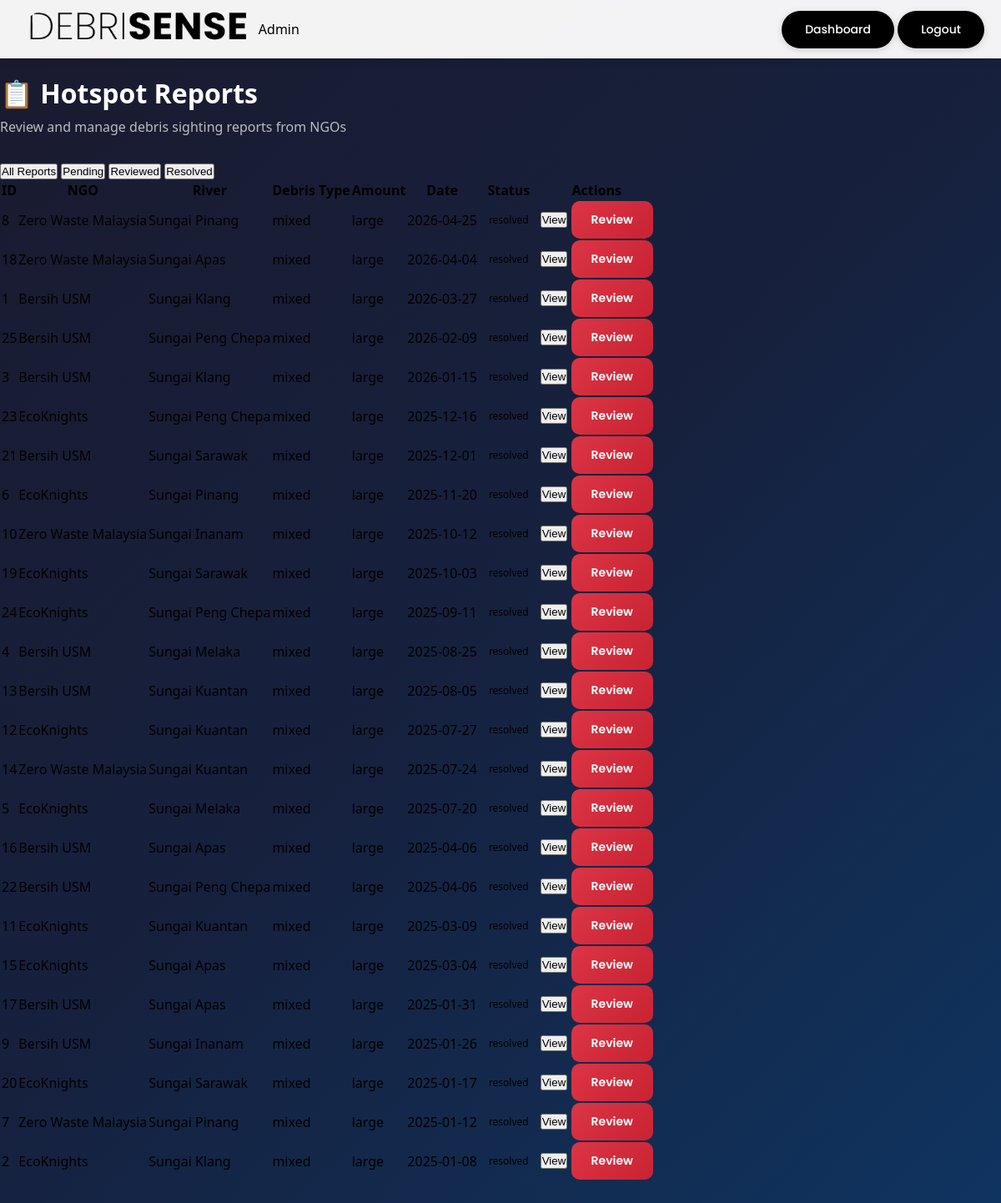
Page /admin/reports (signed in) on the committed database.
### models.py (models this page shows, shortened)
class HotspotReport(db.Model):
    __tablename__ = 'hotspot_reports'
    id = db.Column(db.Integer, primary_key=True)
    user_id = db.Column(db.Integer, db.ForeignKey('users.id'), nullable=True) # NGO User
    river_id = db.Column(db.Integer, db.ForeignKey('rivers.id'), nullable=False)
    debris_type = db.Column(db.String(50), nullable=False)  # plastic, organic, household, industrial, mixed
    estimated_amount = db.Column(db.String(50), nullable=False)  # small, medium, large, massive
    plastic_amount = db.Column(db.Float, nullable=True, default=0.0)
    organic_amount = db.Column(db.Float, nullable=True, default=0.0)
    household_amount = db.Column(db.Float, nullable=True, default=0.0)
    industrial_amount = db.Column(db.Float, nullable=True, default=0.0)
    others_amount = db.Column(db.Float, nullable=True, default=0.0)
    snapshot_rainfall = db.Column(db.Float, nullable=True)
    snapshot_wind_speed = db.Column(db.Float, nullable=True)
    snapshot_tide_level = db.Column(db.Float, nullable=True)
    snapshot_water_flow = db.Column(db.Float, nullable=True)
    snapshot_estimated_payload = db.Column(db.Float, nullable=True)
    description = db.Column(db.Text, nullable=True)
    photo = db.Column(db.String(255), nullable=True)
    latitude = db.Column(db.Float, nullable=True)
    longitude = db.Column(db.Float, nullable=True)
    status = db.Column(db.String(20), default='pending')  # pending, reviewed, resolved
    admin_notes = db.Column(db.Text, nullable=True)
    reviewed_by = db.Column(db.Integer, db.ForeignKey('admins.id'), nullable=True)
    reviewed_at = db.Column(db.DateTime, nullable=True)
    reported_at = db.Column(db.DateTime, default=datetime.utcnow)
    sighting_date = db.Column(db.DateTime, nullable=True)
    user = db.relationship('User', backref=db.backref('hotspot_reports', lazy='dynamic'))
    river = db.relationship('River', backref=db.backref('reports', lazy='dynamic'))

class User(UserMixin, db.Model):
    __tablename__ = 'users'
    id = db.Column(db.Integer, primary_key=True)
    email = db.Column(db.String(150), unique=True, nullable=False, index=True)
    password_hash = db.Column(db.String(256), nullable=False)
    ngo_name = db.Column(db.String(150), nullable=False)
    phone = db.Column(db.String(20), nullable=True)
    address = db.Column(db.Text, nullable=True)
    profile_image = db.Column(db.String(255), nullable=True, default='default_profile.png')
    is_active = db.Column(db.Boolean, default=True)
    is_verified = db.Column(db.Boolean, default=False)
    created_at = db.Column(db.DateTime, default=datetime.utcnow)
    updated_at = db.Column(db.DateTime, default=datetime.utcnow, onupdate=datetime.utcnow)

class River(db.Model):
    __tablename__ = 'rivers'
    id = db.Column(db.Integer, primary_key=True)
    name = db.Column(db.String(150), nullable=False)
    latitude = db.Column(db.Float, nullable=False)
    longitude = db.Column(db.Float, nullable=False)
    info = db.Column(db.Text, nullable=True)
    image = db.Column(db.String(255), nullable=True)
    admin_id = db.Column(db.Integer, db.ForeignKey('admins.id'), nullable=True)
    date_added = db.Column(db.DateTime, default=datetime.utcnow)
    is_active = db.Column(db.Boolean, default=True)
    state = db.Column(db.String(100), nullable=True)  # Malaysian state
    district = db.Column(db.String(100), nullable=True)
    land_use = db.Column(db.String(50), nullable=True, default='urban')

### app.py (the view)
@app.route('/admin/reports')
@admin_required
def admin_reports():
    reports = HotspotReport.query.order_by(HotspotReport.reported_at.desc()).all()
    return render_template('admin_reports.html', reports=reports, admin=current_user)

### app.py (called while the page is built)
@login_manager.user_loader
def load_user(user_id):
    if user_id.startswith('admin_'):
        admin_id = int(user_id.replace('admin_', ''))
        return Admin.query.get(admin_id)
    elif user_id.startswith('user_'):
        ngo_id = int(user_id.replace('user_', ''))
        return User.query.get(ngo_id)
    return None

def admin_required(f):
    @wraps(f)
    def decorated_function(*args, **kwargs):
        if not current_user.is_authenticated:
            flash('Please log in as admin to access this page.', 'warning')
            return redirect(url_for('admin_login'))
        if not isinstance(current_user, Admin):
            flash('Access denied. Admin privileges required.', 'error')
            return redirect(url_for('index'))
        return f(*args, **kwargs)
    return decorated_function

### templates/admin_reports.html (shortened to what this page needs)
<!DOCTYPE html>
<html lang="en">
<head>
    <link rel="stylesheet" href="{{ url_for('static', filename='css/style.css') }}">
    <link rel="stylesheet" href="{{ url_for('static', filename='css/admin_pages.css') }}">
</head>
<body class="admin-page">
    <nav class="navbar">
        <div class="navbar-container">
            <div class="navbar-logo">
                <a href="{{ url_for('admin_dashboard') }}">
                    <img src="{{ url_for('static', filename='img/debrisenseLogo.png') }}" alt="DebriSense Logo">
                </a>
                <span class="admin-badge">Admin</span>
            </div>
            <div class="navbar-actions">
                <a href="{{ url_for('admin_dashboard') }}" class="navbar-btn">Dashboard</a>
                <a href="{{ url_for('admin_logout') }}" class="navbar-btn logout-btn">Logout</a>
            </div>
        </div>
    </nav>
    <div class="admin-content">
        <div class="page-header">
            <h1>📋 Hotspot Reports</h1>
            <p>Review and manage debris sighting reports from NGOs</p>
        </div>
        <div class="filter-tabs">
            <button class="filter-tab active" data-status="all">All Reports</button>
            <button class="filter-tab" data-status="pending">Pending</button>
            <button class="filter-tab" data-status="reviewed">Reviewed</button>
            <button class="filter-tab" data-status="resolved">Resolved</button>
        </div>
        <div class="table-container">
            <table class="data-table">
                <thead>
                    <tr>
                        <th>ID</th>
                        <th>NGO</th>
                        <th>River</th>
                        <th>Debris Type</th>
                        <th>Amount</th>
                        <th>Date</th>
                        <th>Status</th>
                        <th>Actions</th>
                    </tr>
                </thead>
                <tbody id="reports-tbody">
                    {% for report in reports %}
                    <tr data-status="{{ report.status }}">
                        <td>{{ report.id }}</td>
                        <td>{{ report.user.ngo_name if report.user else 'Unknown' }}</td>
                        <td>{{ report.river.name if report.river else 'Unknown' }}</td>
                        <td>{{ report.debris_type }}</td>
                        <td>{{ report.estimated_amount }}</td>
                        <td>{{ report.reported_at.strftime('%Y-%m-%d') if report.reported_at else '' }}</td>
                        <td>
                            <span class="status-badge status-{{ report.status }}">{{ report.status }}</span>
                        </td>
                        <td>
                            <button class="btn-action" onclick="viewReport({{ report.id }})">View</button>
                            <button class="btn-action btn-primary" onclick="reviewReport({{ report.id }})">Review</button>
                        </td>
                    </tr>
                    {% endfor %}
                </tbody>
            </table>
        </div>
    </div>
</body>
</html>

### static/css/style.css (style rules this page uses)
* { margin: 0; padding: 0; box-sizing: border-box; }
html, body { min-height: 100%; width: 100%; font-family: 'Segoe UI', Tahoma, Geneva, Verdana, sans-serif; overflow-x: hidden; }
html:not(:has(#map)), body:not(:has(#map)) { overflow-y: auto; }
.navbar { position: fixed; top: 0; left: 0; width: 100%; height: 70px; background: rgba(255, 255, 255, 0.95); box-shadow: 0 2px 10px rgba(0, 0, 0, 0.1); z-index: 1000; -webkit-backdrop-filter: blur(10px); backdrop-filter: blur(10px); }
.navbar-container { display: flex; align-items: center; justify-content: space-between; height: 100%; padding: 0 20px; max-width: 100%; }
.navbar-logo { display: flex; align-items: center; }
.navbar-logo img { height: 50px; width: auto; object-fit: contain; }
.navbar-btn { background-color: #000000; color: #ffffff; font-family: 'Poppins', sans-serif; font-size: 14px; font-weight: 500; padding: 12px 28px; border: none; border-radius: 50px; cursor: pointer; transition: all 0.3s ease; box-shadow: 0 2px 8px rgba(0, 0, 0, 0.15); text-decoration: none; display: inline-flex; align-items: center; justify-content: center; }

### static/css/admin_pages.css (style rules this page uses)
.admin-page { background: linear-gradient(135deg, #1a1a2e 0%, #16213e 50%, #0f3460 100%); min-height: 100vh; }
.admin-content { padding-top: 90px; padding-bottom: 40px; }
.page-header { margin-bottom: 30px; }
.page-header h1 { font-size: 32px; font-weight: 700; color: white; margin-bottom: 8px; }
.page-header p { color: rgba(255, 255, 255, 0.7); font-size: 16px; }
.status-badge { display: inline-block; padding: 4px 12px; border-radius: 20px; font-size: 12px; font-weight: 500; }
.btn-primary { display: inline-flex; align-items: center; gap: 8px; background: linear-gradient(135deg, #dc3545 0%, #c82333 100%); color: white; border: none; padding: 12px 24px; border-radius: 10px; font-size: 14px; font-weight: 600; cursor: pointer; text-decoration: none; transition: transform 0.3s ease, box-shadow 0.3s ease; font-family: 'Poppins', sans-serif; }

### rows in the picture
HotspotReport: id "8", user "Zero Waste Malaysia", river "Sungai Pinang", debris_type "mixed", estimated_amount "large", reported_at "2026-04-25", status "resolved"
HotspotReport: id "18", user "Zero Waste Malaysia", river "Sungai Apas", debris_type "mixed", estimated_amount "large", reported_at "2026-04-04", status "resolved"
HotspotReport: id "1", user "Bersih USM", river "Sungai Klang", debris_type "mixed", estimated_amount "large", reported_at "2026-03-27", status "resolved"
HotspotReport: id "25", user "Bersih USM", river "Sungai Peng Chepa", debris_type "mixed", estimated_amount "large", reported_at "2026-02-09", status "resolved"
HotspotReport: id "3", user "Bersih USM", river "Sungai Klang", debris_type "mixed", estimated_amount "large", reported_at "2026-01-15", status "resolved"
HotspotReport: id "23", user "EcoKnights", river "Sungai Peng Chepa", debris_type "mixed", estimated_amount "large", reported_at "2025-12-16", status "resolved"
HotspotReport: id "21", user "Bersih USM", river "Sungai Sarawak", debris_type "mixed", estimated_amount "large", reported_at "2025-12-01", status "resolved"
HotspotReport: id "6", user "EcoKnights", river "Sungai Pinang", debris_type "mixed", estimated_amount "large", reported_at "2025-11-20", status "resolved"
HotspotReport: id "10", user "Zero Waste Malaysia", river "Sungai Inanam", debris_type "mixed", estimated_amount "large", reported_at "2025-10-12", status "resolved"
HotspotReport: id "19", user "EcoKnights", river "Sungai Sarawak", debris_type "mixed", estimated_amount "large", reported_at "2025-10-03", status "resolved"
HotspotReport: id "24", user "EcoKnights", river "Sungai Peng Chepa", debris_type "mixed", estimated_amount "large", reported_at "2025-09-11", status "resolved"
HotspotReport: id "4", user "Bersih USM", river "Sungai Melaka", debris_type "mixed", estimated_amount "large", reported_at "2025-08-25", status "resolved"
HotspotReport: id "13", user "Bersih USM", river "Sungai Kuantan", debris_type "mixed", estimated_amount "large", reported_at "2025-08-05", status "resolved"
HotspotReport: id "12", user "EcoKnights", river "Sungai Kuantan", debris_type "mixed", estimated_amount "large", reported_at "2025-07-27", status "resolved"
HotspotReport: id "14", user "Zero Waste Malaysia", river "Sungai Kuantan", debris_type "mixed", estimated_amount "large", reported_at "2025-07-24", status "resolved"
HotspotReport: id "5", user "EcoKnights", river "Sungai Melaka", debris_type "mixed", estimated_amount "large", reported_at "2025-07-20", status "resolved"
HotspotReport: id "16", user "Bersih USM", river "Sungai Apas", debris_type "mixed", estimated_amount "large", reported_at "2025-04-06", status "resolved"
HotspotReport: id "22", user "Bersih USM", river "Sungai Peng Chepa", debris_type "mixed", estimated_amount "large", reported_at "2025-04-06", status "resolved"
HotspotReport: id "11", user "EcoKnights", river "Sungai Kuantan", debris_type "mixed", estimated_amount "large", reported_at "2025-03-09", status "resolved"
HotspotReport: id "15", user "EcoKnights", river "Sungai Apas", debris_type "mixed", estimated_amount "large", reported_at "2025-03-04", status "resolved"
HotspotReport: id "17", user "Bersih USM", river "Sungai Apas", debris_type "mixed", estimated_amount "large", reported_at "2025-01-31", status "resolved"
HotspotReport: id "9", user "Bersih USM", river "Sungai Inanam", debris_type "mixed", estimated_amount "large", reported_at "2025-01-26", status "resolved"
HotspotReport: id "20", user "EcoKnights", river "Sungai Sarawak", debris_type "mixed", estimated_amount "large", reported_at "2025-01-17", status "resolved"
HotspotReport: id "7", user "Zero Waste Malaysia", river "Sungai Pinang", debris_type "mixed", estimated_amount "large", reported_at "2025-01-12", status "resolved"
HotspotReport: id "2", user "EcoKnights", river "Sungai Klang", debris_type "mixed", estimated_amount "large", reported_at "2025-01-08", status "resolved"
